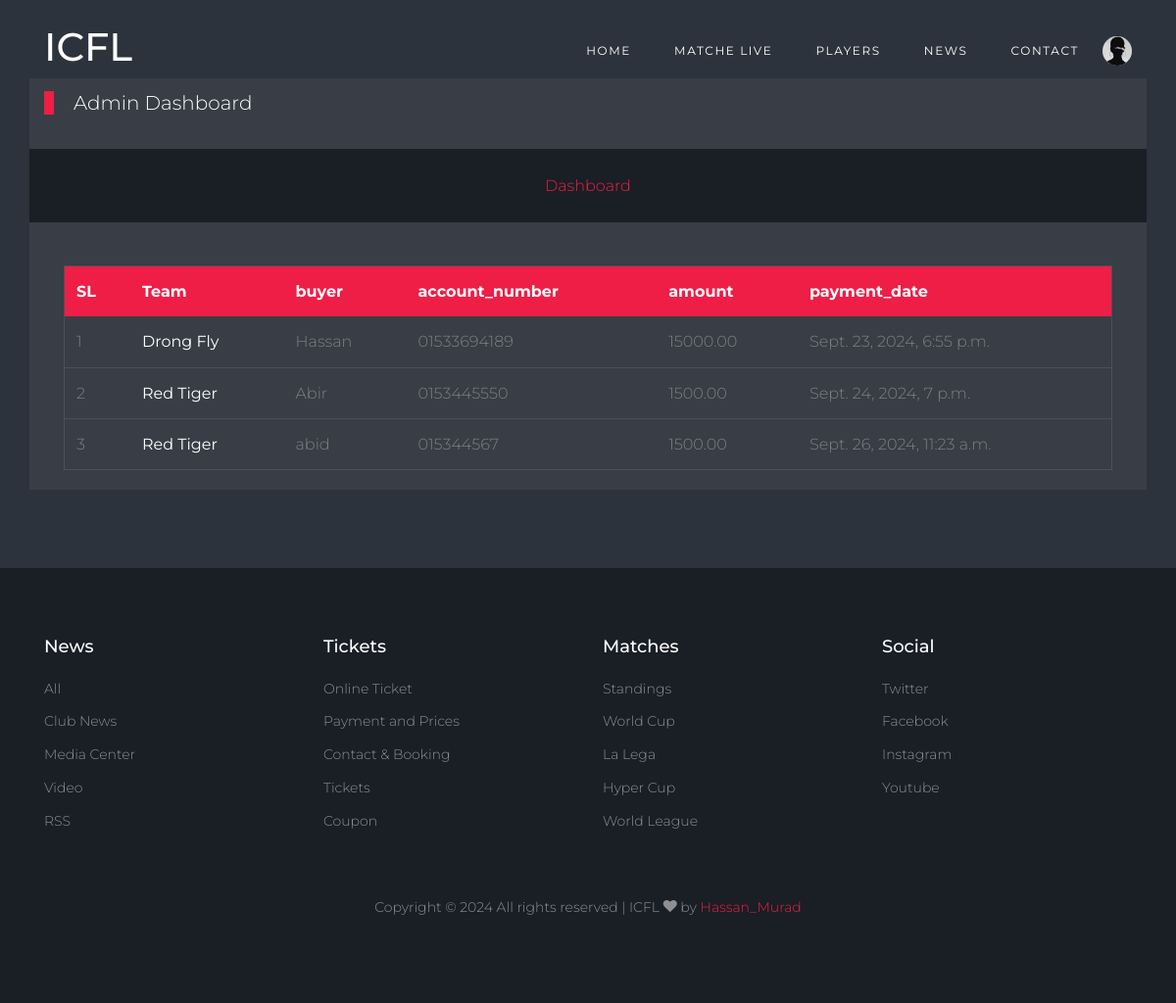
Page /league/payment-details/ (signed in) on the committed database.
### Login/models.py (models this page shows)
class Profile(models.Model):
    user = models.OneToOneField(User,on_delete=models.CASCADE, related_name="users")
    pro_pic = models.ImageField(upload_to='profile_pics')

### FootBall/models.py (models this page shows, shortened)
class Payment(models.Model):
    buyer = models.ForeignKey(User, on_delete=models.CASCADE)
    team = models.ForeignKey(Team, on_delete=models.CASCADE)
    account_number = models.CharField(max_length=20)
    amount = models.DecimalField(max_digits=10, decimal_places=2)
    payment_date = models.DateTimeField(auto_now_add=True)

class Team(models.Model):
    team_name = models.CharField(max_length=30, verbose_name="team name")
    team_logo = models.ImageField(upload_to="team_logo", verbose_name="Team Logo")
    coach_name = models.CharField(max_length=20, verbose_name="Coach Name")
    batch_name = models.CharField(choices=BATCH_CHOICES, max_length=20)
    phone = models.CharField(max_length=20, verbose_name="Phone Number")
    email = models.EmailField(max_length=50, verbose_name="Team Email")
    price = models.DecimalField(max_digits=10, decimal_places=2)
    def __str__(self):
        return str(self.team_name)

### FootBall/views.py (the view)
# urls.py: path('payment-details/', views.Paymentdetails, name='payment_details'),
@login_required
def Paymentdetails(request):
    Paymentdetails = Payment.objects.all()
    context = {
        'Payment':Paymentdetails
    }
    return render(request, 'FootBall/payment_details.html', context)

### templates/FootBall/payment_details.html (shortened to what this page needs)
{% extends 'bases.html' %}
{% load static %}
{% load custom_tags %}
{% block main-content %}
<div class="site-section bg-light">
    <div class="container bg-light ">
        <div class="row">
            <div class="col-12 title-section mt-2">
                <a href="{% url 'FootBall:admin_dash' %}" class="heading">Admin Dashboard</a>
            </div>
            <div class="navbar col-md-12  d-flex justify-content-center mb-4 bg-dark ">
                <a href="{% url 'FootBall:admin_dash' %}" class="m-3 "> <span>Dashboard</span> </a>
            </div>
            <div class="container-fluid ">
                <div class="row clearfix">
                    <div class="col-lg-12  ">
                        <div class="">
                            <div class="card-body">
                                <div class="widget-next-match">
                                    <table class="table custom-table">
                                        <thead>
                                            <tr>
                                                <th>SL</th>
                                                <th>Team</th>
                                                <th>buyer</th>
                                                <th>account_number</th>
                                                <th>amount</th>
                                                <th>payment_date</th>
                                            </tr>
                                        </thead>
                                        <tbody>
                                            {% for team in Payment %}
                                            <tr>
                                                <td>{{ forloop.counter }}</td>
                                                <td><strong class="text-white">{{ team.team }}</strong></td>
                                                <td>{{ team.buyer }}</td>
                                                <td>{{ team.account_number }}</td>
                                                <td>{{ team.amount }}</td>
                                                <td>{{ team.payment_date }}</td>
                                            </tr>
                                            {% endfor %}
                                        </tbody>
                                    </table>
                                </div>
                            </div>
                        </div>
                    </div>
                </div>
            </div>
        </div>
    </div>
</div>
{% endblock main-content %}

### templates/bases.html (shortened to what this page needs)
<!DOCTYPE html>
{% load static %}
<html lang="en">
<head>
  <link rel="stylesheet" href="{% static 'fonts/icomoon/style.css' %}">
  <link rel="stylesheet" href="{% static 'css/bootstrap/bootstrap.css' %}">
  <link rel="stylesheet" href="{% static 'css/jquery-ui.css' %}">
  <link rel="stylesheet" href="{% static 'css/owl.carousel.min.css' %}">
  <link rel="stylesheet" href="{% static 'css/owl.theme.default.min.css' %}">
  <link rel="stylesheet" href="{% static 'css/owl.theme.default.min.css' %}">
  <link rel="stylesheet" href="{% static 'css/jquery.fancybox.min.css' %}">
  <link rel="stylesheet" href="{% static 'css/bootstrap-datepicker.css' %}">
  <link rel="stylesheet" href="{% static 'fonts/flaticon/font/flaticon.css' %}">
  <link rel="stylesheet" href="{% static 'css/aos.css' %}">
  <link rel="stylesheet" href="{% static 'css/style.css' %} ">
  <link rel="stylesheet" href="{% static 'css/mystyle.css' %} ">
<link href="https://cdn.jsdelivr.net/gh/gitbrent/bootstrap4-toggle@3.6.1/css/bootstrap4-toggle.min.css" rel="stylesheet">
</head>
<body>
  <div class="site-wrap">
    <header class="site-navbar py-4" role="banner">
      <div class="container">
        <div class="d-flex align-items-center">
          <div class="site-logo">
            <a href="{% url 'FootBall:home' %}">
              <h1>ICFL</h1>
            </a>
          </div>
          <div class="ml-auto">
            <nav class="site-navigation position-relative text-right" role="navigation">
              <ul class=" navbar-nav site-menu main-menu js-clone-nav mr-auto d-none d-lg-block">
                <li class="nav-item"><a href="{% url 'FootBall:home' %}" class="nav-link">Home</a></li>
                <li class="nav-item"><a href="{% url 'FootBall:live_matches'  %}" class="nav-link">Matche Live</a></li>
                <li class="nav-item"><a href="{% url 'FootBall:players' %}" class="nav-link">Players</a></li>
                <li class="nav-item"><a href="{% url 'FootBall:blogs' %}" class="nav-link">News</a></li>
                <li class="nav-item"><a href="{% url 'FootBall:contact' %}" class="nav-link">Contact</a></li>
                  <li class="dropdowns">
                    {% if user.users %}
                   <img src="/media/{{user.users.pro_pic}}" class="rounded-circle"  height="30px" width="30px"> </a>
                    {% else %}
                     <img src="{% static 'Images/logo.2.png' %}"class="rounded-circle" height="30px" width="30px"> </a>
                    {% endif %}
                  </div>
          </div>
        </div>
      </div>
    {% block main-content %}
   {% endblock main-content %}
    <footer class="footer-section">
      <div class="container">
        <div class="row">
          <div class="col-lg-3">
            <div class="widget mb-3">
              <h3>News</h3>
              <ul class="list-unstyled links">
                <li><a href="#">All</a></li>
                <li><a href="#">Club News</a></li>
                <li><a href="#">Media Center</a></li>
                <li><a href="#">Video</a></li>
                <li><a href="#">RSS</a></li>
              </ul>
            </div>
          </div>
          <div class="col-lg-3">
            <div class="widget mb-3">
              <h3>Tickets</h3>
              <ul class="list-unstyled links">
                <li><a href="#">Online Ticket</a></li>
                <li><a href="#">Payment and Prices</a></li>
                <li><a href="#">Contact &amp; Booking</a></li>
                <li><a href="#">Tickets</a></li>
                <li><a href="#">Coupon</a></li>
              </ul>
            </div>
          </div>
          <div class="col-lg-3">
            <div class="widget mb-3">
              <h3>Matches</h3>
              <ul class="list-unstyled links">
                <li><a href="#">Standings</a></li>
                <li><a href="#">World Cup</a></li>
                <li><a href="#">La Lega</a></li>
                <li><a href="#">Hyper Cup</a></li>
                <li><a href="#">World League</a></li>
              </ul>
            </div>
          </div>
          <div class="col-lg-3">
            <div class="widget mb-3">
              <h3>Social</h3>
              <ul class="list-unstyled links">
                <li><a href="#">Twitter</a></li>
                <li><a href="#">Facebook</a></li>
                <li><a href="#">Instagram</a></li>
                <li><a href="#">Youtube</a></li>
              </ul>
            </div>
          </div>
        </div>
        <div class="row text-center">
          <div class="col-md-12">
            <div class=" pt-5">
              <p>
                Copyright &copy;
                 All rights reserved | ICFL  <i class="icon-heart"
                  aria-hidden="true"></i> by <a href="" class="" target="_blank">Hassan_Murad</a>
              </p>
            </div>
          </div>
        </div>
      </div>
    </footer>
</body>
</html>

### static/css/style.css (style rules this page uses)
body { line-height: 1.7; color: gray; font-weight: 300; background-color: #222831; font-size: 16px; }
a { -webkit-transition: .3s all ease; -o-transition: .3s all ease; transition: .3s all ease; }
h1, h2, h3, h4, h5, .h1, .h2, .h3, .h4, .h5 { font-family: "Montserrat", -apple-system, BlinkMacSystemFont, "Segoe UI", Roboto, "Helvetica Neue", Arial, sans-serif, "Apple Color Emoji", "Segoe UI Emoji", "Segoe UI Symbol", "Noto Color Emoji"; color: #fff; }
.site-wrap:before { display: none; -webkit-transition: .3s all ease-in-out; -o-transition: .3s all ease-in-out; transition: .3s all ease-in-out; background: rgba(0, 0, 0, 0.6); content: ""; position: absolute; z-index: 2000; top: 0; left: 0; right: 0; bottom: 0; opacity: 0; visibility: hidden; }
.site-section { padding: 2.5em 0; }
@media (min-width: 768px) { .site-section { padding: 5em 0; } }
.site-logo { position: relative; font-weight: 900; font-size: 1.3rem; }
.site-logo a { color: #fff; }
.site-navbar { margin-bottom: 0px; z-index: 1999; position: absolute; width: 100%; }
.site-navbar .site-navigation .site-menu { margin-bottom: 0; }
.site-navbar .site-navigation .site-menu a { text-decoration: none !important; display: inline-block; }
.site-navbar .site-navigation .site-menu > li { display: inline-block; }
.site-navbar .site-navigation .site-menu > li > a { padding: 5px 20px; color: #fff; font-size: 12px; letter-spacing: .1rem; text-transform: uppercase; font-weight: 400; display: inline-block; text-decoration: none !important; }
.site-mobile-menu .site-nav-wrap { padding: 0; margin: 0; list-style: none; position: relative; }
.site-mobile-menu .site-nav-wrap a { padding: 10px 20px; display: block; position: relative; color: #212529; }
.site-mobile-menu .site-nav-wrap li { position: relative; display: block; }
.site-mobile-menu .site-nav-wrap > li { display: block; position: relative; float: left; width: 100%; }
.site-mobile-menu .site-nav-wrap > li > a { padding-left: 20px; font-size: 20px; }
.widget-next-match { border: 1px solid rgba(255, 255, 255, 0.1); }
.title-section { margin-bottom: 30px; }
.title-section .heading { color: #fff; font-size: 20px; position: relative; padding-left: 30px; }
.title-section .heading:before { position: absolute; content: ""; width: 10px; top: 0; left: 0; bottom: 0; background: #ee1e46; }
.custom-table { margin-bottom: 0; }
.custom-table thead tr th { background: #ee1e46; color: #fff; border: none; }
.custom-table tbody tr td { border: none; border-bottom: 1px solid rgba(255, 255, 255, 0.1); }
.custom-table tbody tr td strong { font-weight: 400; }
.custom-table tbody tr:last-child td { border: none; }
.footer-section { padding: 70px 0; font-size: 14px; color: rgba(255, 255, 255, 0.5); background: #1a1e25; }
.footer-section .widget h3 { color: #fff; font-size: 18px; margin-bottom: 20px; }
.footer-section .widget .links li { margin-bottom: 10px; }
.footer-section .widget .links li a { color: rgba(255, 255, 255, 0.5); }
.bg-light { background: rgba(255, 255, 255, 0.05) !important; }
.bg-dark { background: #1a1e25 !important; }

### static/css/mystyle.css (style rules this page uses)
.dropdowns { display:block; justify-content: center; cursor: pointer; }

### rows in the picture
Payment: team "Drong Fly", buyer "Hassan", account_number "01533694189", amount "15000.00", payment_date "Sept. 23, 2024, 6:55 p.m."
Payment: team "Red Tiger", buyer "Abir", account_number "0153445550", amount "1500.00", payment_date "Sept. 24, 2024, 7 p.m."
Payment: team "Red Tiger", buyer "abid", account_number "015344567", amount "1500.00", payment_date "Sept. 26, 2024, 11:23 a.m."
